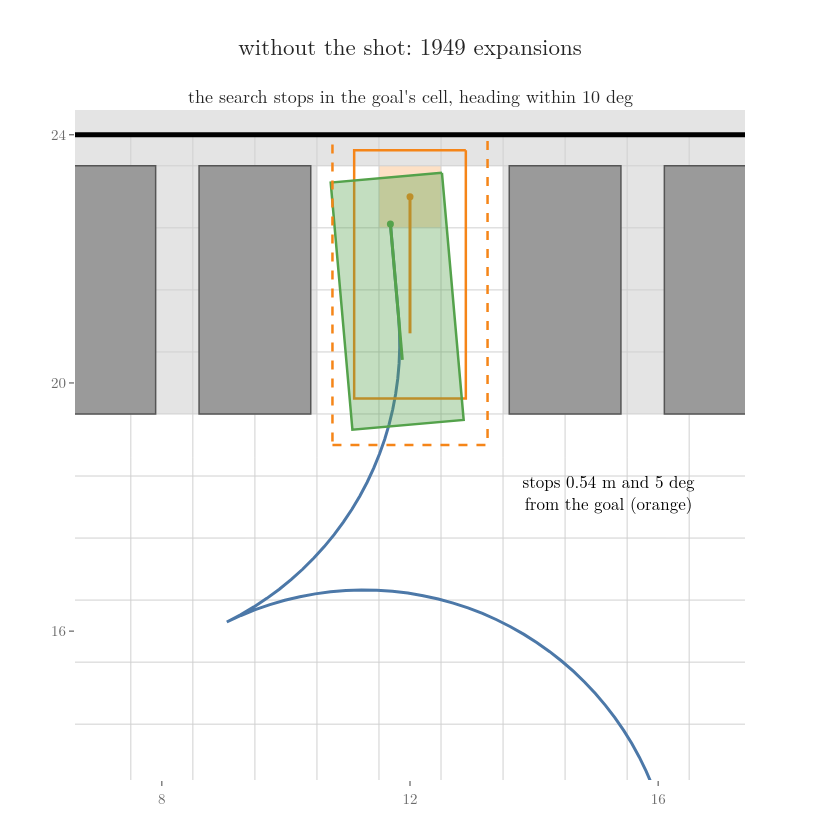

The script that drew this image:
"""Hybrid A* without the shot stops at the first pose that lands in the goal's cell with its heading within 10 deg:
here (11.684, 22.562) facing 275 deg, 0.54 m and 5 deg from the goal (12, 23, 270 deg). Zoom on the target bay.
Run -> noshot_end.png"""
import math
from pathlib import Path

from carkit import GOAL, hybrid_astar
from gifkit import BLUE
from lotdraw import axes, car, label, layout, lot, path
from plotly.subplots import make_subplots

here = Path(__file__).parent
R = hybrid_astar("max", shot=False)
end = R["poses"][-1]
miss = math.hypot(end[0] - GOAL[0], end[1] - GOAL[1])
turn = math.degrees(abs(math.remainder(end[2] - GOAL[2], 2 * math.pi)))
assert R["expanded"] == 1949 and round(miss, 2) == 0.54 and round(turn) == 5
fig = make_subplots(rows=1, cols=1)
lot(fig, (1, 1), grid=True, cells={(12, 23): "rgba(245,133,24,0.25)"}, xr=(7, 17), yr=(14, 24))
path(fig, R["poses"][:, :2], (1, 1), colour=BLUE, width=3)
car(fig, GOAL, (1, 1), colour="#F58518", fill="rgba(0,0,0,0)", width=2.5)
car(fig, tuple(end), (1, 1))
label(fig, 15.2, 18.2, f"stops {miss:.2f} m and {turn:.0f} deg<br>from the goal (orange)", (1, 1), size=17)
axes(fig, (1, 1), xr=(7, 17), yr=(14, 24))
layout(fig, f"without the shot: {R['expanded']} expansions", width=820, height=820,
       subtitle="the search stops in the goal's cell, heading within 10 deg")
fig.write_image(here / "noshot_end.png", scale=1)
